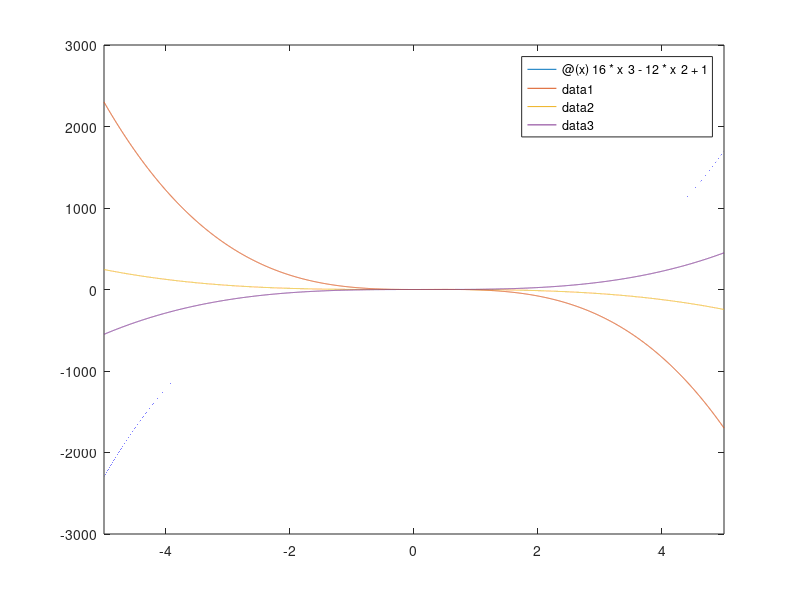
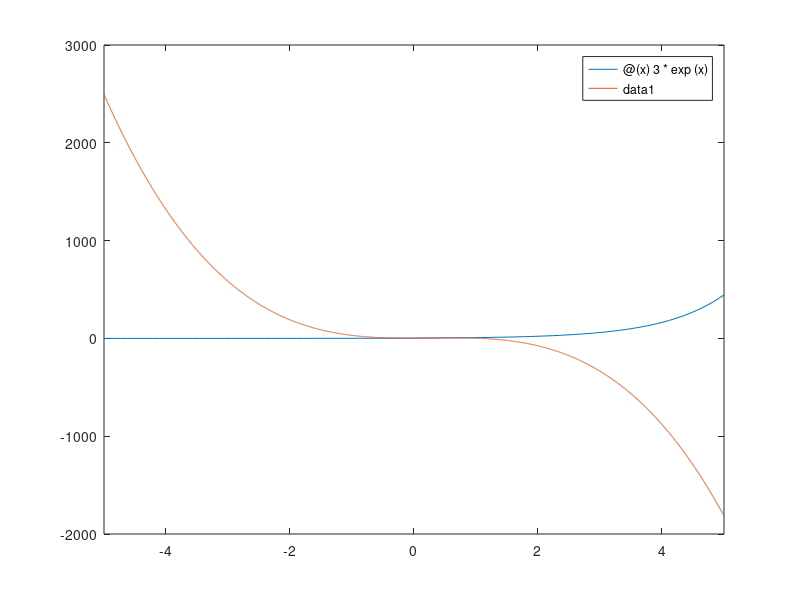

These charts were generated, in order, by the following MATLAB code:
f = @(x) 3*exp(x);
H_0 = @(x) 16*x^3-12*x^2+1;
H_1 = @(x) -16*x^3+12*x^2;
K_0 =@(x) -2*x^3+x;
K_1=@(x) 4*x^3-2*x^2;


fplot(H_0)
hold on
fplot(H_1)
fplot(K_0)
fplot(K_1)

hold off
figure;fplot(f)
hold on
y_0 = 3;
y_1 = 3*exp(1/2);
z_0 = 3;
z_1 = 3*exp(1/2);


p_3 =  @(x) y_0*(16*x^3-12*x^2+1)+y_1*(-16*x^3+12*x^2)+z_0*(-2*x^3+x)+z_1*(4*x^3-2*x^2);
fplot(p_3);

